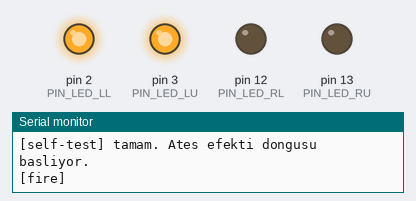
The sketch below on a simulated Arduino Uno, built with avr-gcc and run on an emulated ATmega328P. Parts: output pins drawn as LEDs (lit = HIGH), the last lines printed to the serial monitor.

Above: at 2.4 s.
At 2.55 s:
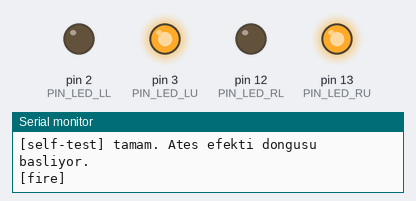
At 2.7 s:
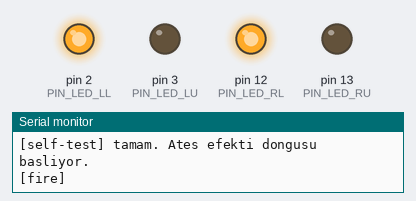
At 3.5 s:
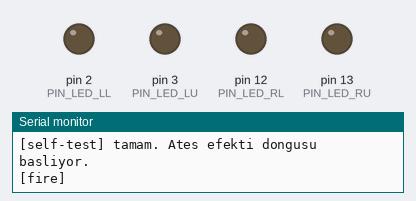
At 4.73 s:
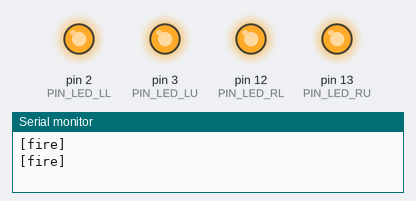
At 6.45 s:
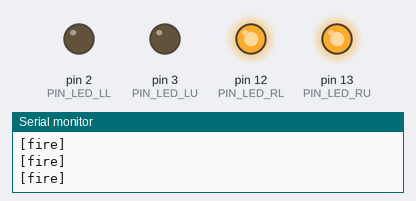
Timing chart, 0 to 6.8 s (numbered marks = the images above):
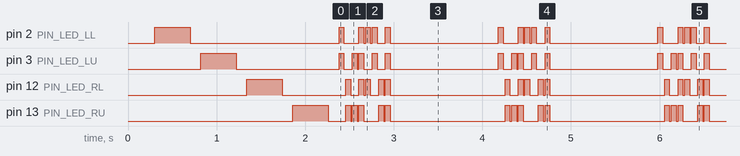

The sketch:

led_test.ino
```cpp
/*
 * LED test sketch — ana firmware'i etkilemez.
 *
 * 4 namlu LED'ini bağımsız test eder. İçinde iki aşama vardır:
 *
 *  AŞAMA 1 (açılışta bir kez): SELF-TEST
 *    Her LED'i sırayla 400ms yakar (sol alt -> sol üst -> sağ alt -> sağ üst).
 *    Hangi pin hangi fiziksel LED'e gidiyor doğrula. Beklenen sırada
 *    yanmıyorsa pin haritası / kablolama yanlıştır.
 *
 *  AŞAMA 2 (sonsuz döngü): ATEŞ EFEKTİ
 *    Ana firmware'deki "F" koreografisinin AYNISI ~600ms boyunca oynatılır,
 *    sonra ~1.2s sönük bekler, sonra tekrar — sürekli ateş gösterisi.
 *    Sonsuz döngüde olduğu için reset/kapat ile durdurursun.
 *
 * Pin haritası (her LED için 470Ω SERİ DİRENÇ şart — Uno R4 pini ~8mA):
 *   pin 2  -> sol alt   (LL)
 *   pin 3  -> sol üst   (LU)
 *   pin 12 -> sağ alt   (RL)
 *   pin 13 -> sağ üst   (RU)
 *   her LED katodu (-) ortak GND -> Arduino GND
 *
 * Kullanım:
 *   Arduino IDE -> bu .ino'yu aç -> Upload.
 *   Servolara/seri köprüye dokunmaz; bağlı kalmaları sorun değil ama hareket
 *   etmezler (bu sketch onları sürmüyor).
 */

// ---- Pin haritası (ana firmware ile birebir aynı) ----
const int PIN_LED_LL = 2;
const int PIN_LED_LU = 3;
const int PIN_LED_RL = 12;
const int PIN_LED_RU = 13;

// ---- Ateş efekti zamanlaması ----
const unsigned long FIRE_MS      = 600;   // toplam efekt süresi
const unsigned long GAP_MS       = 1200;  // ateşler arası bekleme
const unsigned long BURST_MS     = 75;    // her bir patlama uzunluğu
const unsigned long BURST_ON_MS  = 55;    // patlamanın açık olduğu kısım (parıltı)

// Bit maskesi: bit0=LL, bit1=LU, bit2=RL, bit3=RU
void setLeds(uint8_t mask) {
  digitalWrite(PIN_LED_LL, (mask & 0b0001) ? HIGH : LOW);
  digitalWrite(PIN_LED_LU, (mask & 0b0010) ? HIGH : LOW);
  digitalWrite(PIN_LED_RL, (mask & 0b0100) ? HIGH : LOW);
  digitalWrite(PIN_LED_RU, (mask & 0b1000) ? HIGH : LOW);
}

// 8 ardışık patlama deseni (ana firmware ile aynı).
const uint8_t FIRE_PATTERN[8] = {
  0b0011, // sol alt + sol üst
  0b1100, // sağ alt + sağ üst
  0b1010, // üst çapraz (LU + RU)
  0b1111, // hepsi (büyük flash)
  0b0101, // alt çapraz (LL + RL)
  0b0011,
  0b1100,
  0b1111
};

void runFireSequence() {
  unsigned long start = millis();
  while (true) {
    unsigned long el = millis() - start;
    if (el >= FIRE_MS) break;
    int b = (int)(el / BURST_MS);
    if (b > 7) b = 7;
    bool gate = (el % BURST_MS) < BURST_ON_MS;
    setLeds(gate ? FIRE_PATTERN[b] : 0);
    delay(2);  // CPU'yu yakmamak için mini gecikme
  }
  setLeds(0);
}

void selfTest() {
  const int pins[4]      = { PIN_LED_LL, PIN_LED_LU, PIN_LED_RL, PIN_LED_RU };
  const char *names[4]   = { "LL (sol alt)", "LU (sol ust)",
                             "RL (sag alt)", "RU (sag ust)" };
  Serial.println(F("[self-test] her LED sirayla 400ms yanacak..."));
  for (int i = 0; i < 4; i++) {
    Serial.print(F("  -> ")); Serial.println(names[i]);
    digitalWrite(pins[i], HIGH);
    delay(400);
    digitalWrite(pins[i], LOW);
    delay(120);
  }
  Serial.println(F("[self-test] tamam. Ates efekti dongusu basliyor."));
}

void setup() {
  Serial.begin(115200);
  pinMode(PIN_LED_LL, OUTPUT);
  pinMode(PIN_LED_LU, OUTPUT);
  pinMode(PIN_LED_RL, OUTPUT);
  pinMode(PIN_LED_RU, OUTPUT);
  setLeds(0);
  delay(300);
  selfTest();
}

void loop() {
  Serial.println(F("[fire]"));
  runFireSequence();
  delay(GAP_MS);
}
```

Measured:
- by itself, pin 3 (PIN_LED_LU): repeats every 1.8 s: HIGH 0.05 s, LOW 0.10 s, HIGH 0.05 s, LOW 0.02 s, 2 × (HIGH 0.06 s, LOW 0.09 s), HIGH 0.06 s, LOW 1.2 s
- by itself, pin 2 (PIN_LED_LL): repeats every 1.8 s: HIGH 0.05 s, LOW 0.17 s, HIGH 0.06 s, LOW 0.02 s, HIGH 0.05 s, LOW 0.02 s, HIGH 0.06 s, LOW 0.09 s, HIGH 0.06 s, LOW 1.2 s
- by itself, everything shown: repeats every 1.8 s, in 9 steps
